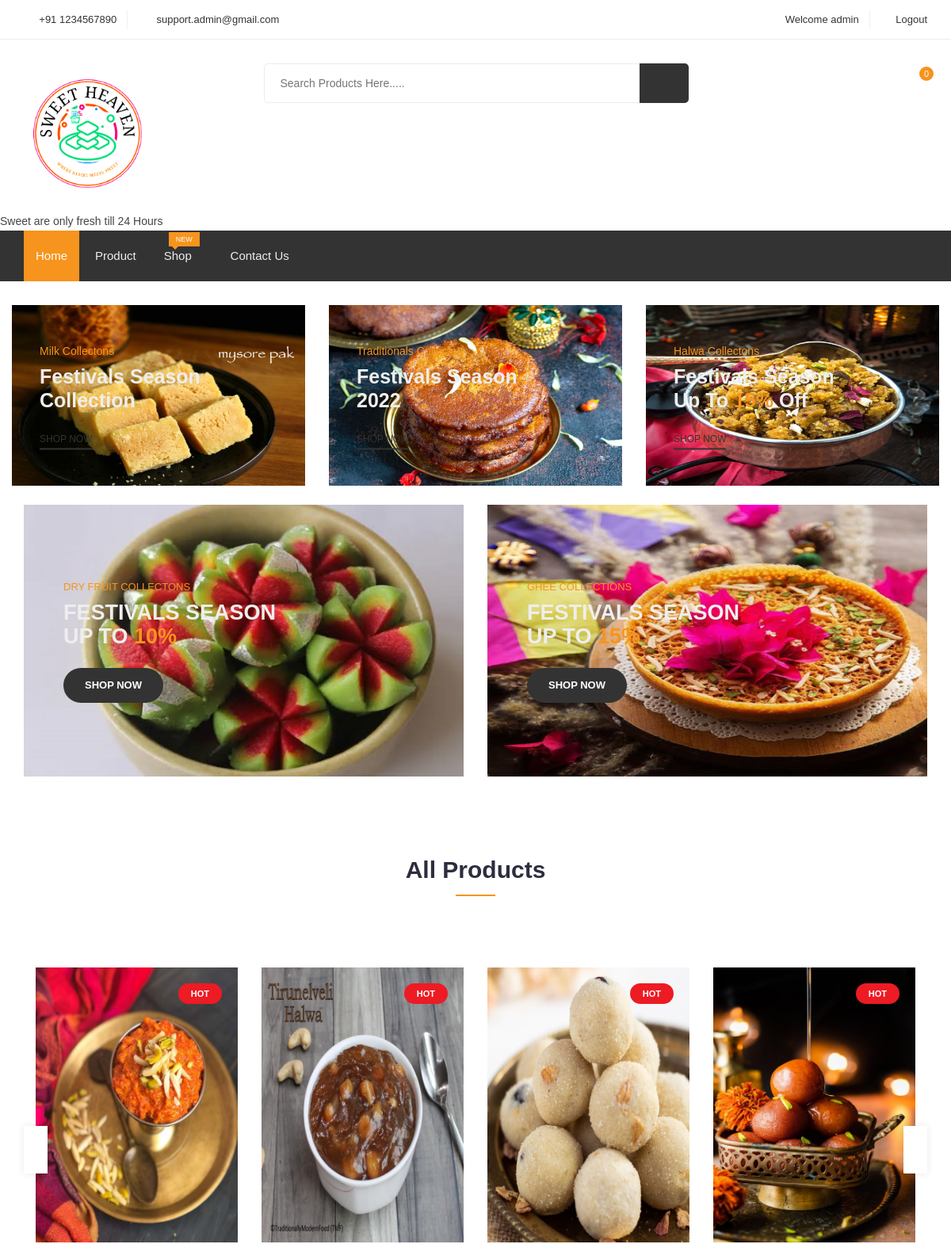
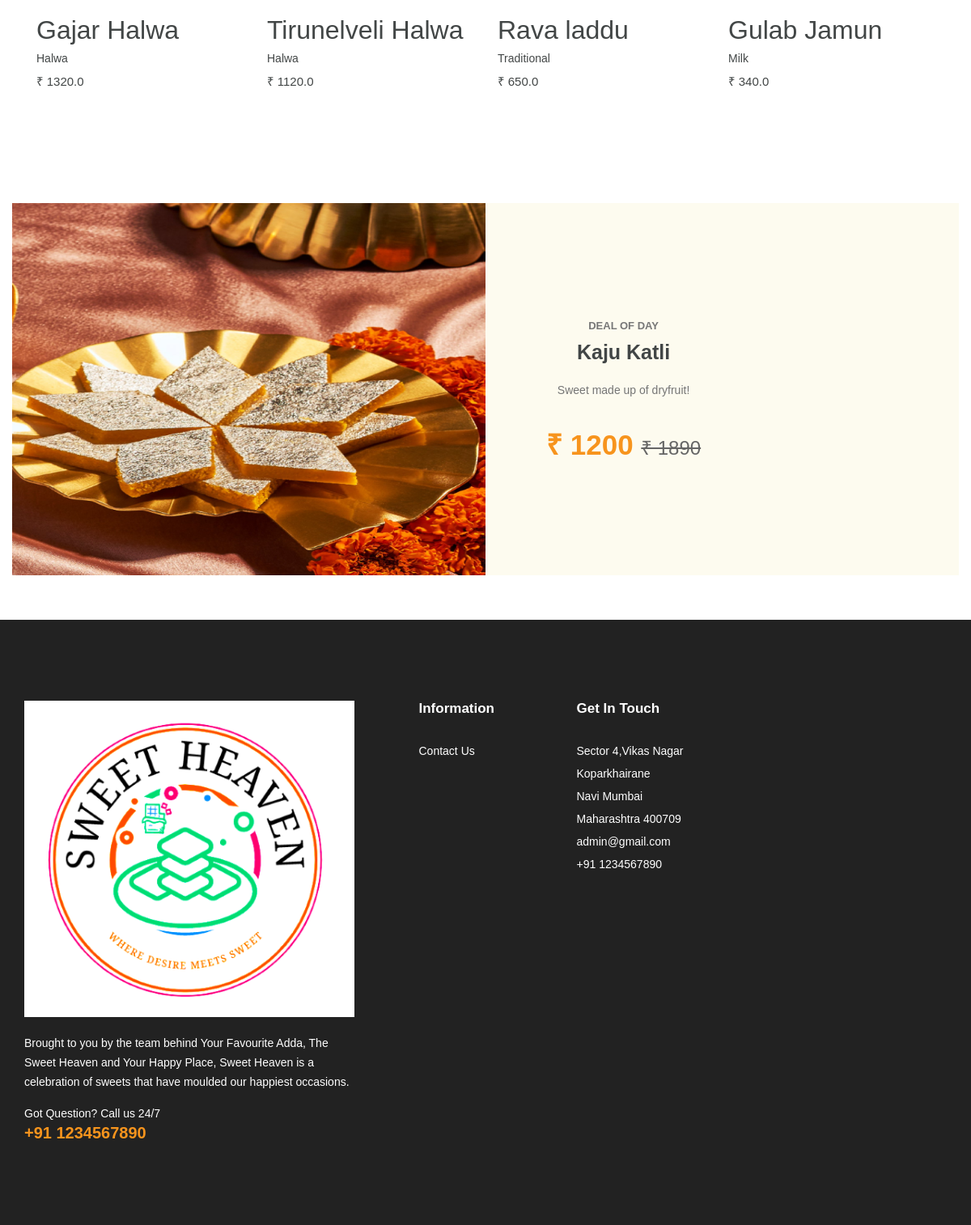
The app's page / (signed in) with its own data (2 pictures, top to bottom).
### core/models.py (models this page shows, shortened)
class Product(models.Model):
    name = models.CharField(max_length=100)
    shop = models.ForeignKey('Shop', on_delete=models.CASCADE,null=True)
    category = models.ForeignKey('Category', on_delete=models.CASCADE)
    desc = models.TextField()
    price = models.FloatField(default=0.0)
    product_available_count = models.IntegerField(default=0)
    image = models.ImageField(upload_to='images/')

class Category(models.Model):
    category_name = models.CharField(max_length=200)

### core/views.py (the view)
# urls.py: path('', views.index, name='index'),
def index(request):
    products = Product.objects.all()
    return render(request, 'core/index.html',{'products':products})

### templates/core/index.html (shortened to what this page needs)
<!DOCTYPE html>
{% load static %}
<html lang="zxx">
<head>
	<link rel="stylesheet" href="{% static 'css/bootstrap.css' %}">
    <link rel="stylesheet" href="{% static 'css/magnific-popup.min.css' %}">
    <link rel="stylesheet" href="{% static 'css/font-awesome.css' %}">
	<link rel="stylesheet" href="{% static 'css/jquery.fancybox.min.css' %}">
    <link rel="stylesheet" href="{% static 'css/themify-icons.css' %}">
    <link rel="stylesheet" href="{% static 'css/niceselect.css' %}">
    <link rel="stylesheet" href="{% static 'css/animate.css' %}">
    <link rel="stylesheet" href="{% static 'css/flex-slider.min.css' %}">
    <link rel="stylesheet" href="{% static 'css/owl-carousel.css' %}">
    <link rel="stylesheet" href="{% static 'css/slicknav.min.css' %}">
	<link rel="stylesheet" href="{% static 'css/reset.css' %}">
	<link rel="stylesheet" href="{% static 'style.css' %}">
    <link rel="stylesheet" href="{% static 'css/responsive.css' %}">
</head>
<body class="js">
<header class="header shop">
			<div class="topbar">
				<div class="container">
					<div class="row">
						<div class="col-lg-4 col-md-12 col-12">
							<div class="top-left">
								<ul class="list-main">
									<li><i class="ti-headphone-alt"></i> +91 1234567890</li>
									<li><i class="ti-email"></i> support.admin@gmail.com</li>
								</ul>
							</div>
						</div>
						<div class="col-lg-8 col-md-12 col-12">
						<div class="right-content">
							<ul class="list-main">
								{% if user.is_authenticated %}
								<li> <a href="#">Welcome {{user.username}}</a></li>
								<li><i class="ti-power-off"></i><a href="{% url 'user_logout' %}">Logout</a></li>
								{% else %}
								<li><i class="ti-power-off"></i><a href="{% url 'user_login' %}">Login</a></li>
								<li><i class="ti-power-off"></i><a href="{% url 'user_register' %}">Register</a></li>
	                            {% endif %}
							</ul>
						</div>
						</div>
					</div>
				</div>
			</div>
			<div class="middle-inner">
				<div class="container">
					<div class="row">
						<div class="col-lg-2 col-md-2 col-12">
							<div class="logo">
								<a href="index.html"><img src="{% static '/images/logo3.png' %}" alt="logo"></a>
							</div>
						</div>
						<div class="col-lg-8 col-md-7 col-12">
							<div class="search-bar-top">
								<div class="search-bar">
									<form action="/search/" method="get">
										<input placeholder="Search Products Here....." type="text" name="query" id="query">
										<button class="btnn"><i class="ti-search"></i></button>
									</form>
								</div>
							</div>
						</div>
						<div class="col-lg-2 col-md-3 col-12">
							<div class="right-bar">
								<div class="sinlge-bar shopping">
									<a href="#" class="single-icon"><i class="ti-bag"></i> <span class="total-count">{{request.session.cart|length}}</span></a>
									{% load cart_tag %}
								</div>
							</div>
						</div>
					</div>
				</div>
			</div>
	<marquee>Sweet are only fresh till 24 Hours</marquee>
			<div class="header-inner">
				<div class="container">
					<div class="cat-nav-head">
						<div class="row">
							<div class="col-12">
								<div class="menu-area">
									<nav class="navbar navbar-expand-lg">
										<div class="navbar-collapse">
											<div class="nav-inner">
												<ul class="nav main-menu menu navbar-nav">
													<li class="active"><a href="{% url 'index' %}">Home</a></li>
													<li class="#"><a href="{% url 'product' %}">Product</a></li>
													<li><a href="#">Shop<i class="ti-angle-down"></i><span class="new">New</span></a>
													</li>
													<li><a href="{% url 'contact' %}">Contact Us</a></li>
												</ul>
											</div>
										</div>
									</nav>
								</div>
							</div>
						</div>
					</div>
				</div>
			</div>
</header>
	<section class="small-banner section">
		<div class="container-fluid">
			<div class="row">
				<div class="col-lg-4 col-md-6 col-12">
					<div class="single-banner">
						<img src="{% static '/images/mysore-pak-1.png' %}">
						<div class="content">
							<p>Milk Collectons</p>
							<h3> Festivals season <br> collection</h3>
							<a href="{% url 'product' %}">Shop Now</a>
						</div>
					</div>
				</div>
				<div class="col-lg-4 col-md-6 col-12">
					<div class="single-banner">
						<img src="{% static '/images/thinai-adhirasam.png' %}" alt="#">
						<div class="content">
							<p>Traditionals Collecton</p>
							<h3>Festivals season <br> 2022</h3>
							<a href="{% url 'product' %}">Shop Now</a>
						</div>
					</div>
				</div>
				<div class="col-lg-4 col-12">
					<div class="single-banner tab-height">
						<img src="{% static '/images/moong-dal-halwa.png' %}" alt="#">
						<div class="content">
							<p>Halwa Collectons</p>
							<h3>Festivals season <br> Up to <span>15%</span> Off</h3>
							<a href="{% url 'product' %}">Shop Now</a>
						</div>
					</div>
				</div>
			</div>
		</div>
	</section>
<br>
	<section class="midium-banner">
		<div class="container">
			<div class="row">
				<div class="col-lg-6 col-md-6 col-12">
					<div class="single-banner">
						<img src="{% static '/images/images.png' %}" alt="#">
						<div class="content">
							<p>Dry fruit Collectons</p>
							<h3>Festivals season <br>Up to<span> 10%</span></h3>
							<a href="{% url 'product' %}">Shop Now</a>
						</div>
					</div>
				</div>
				<div class="col-lg-6 col-md-6 col-12">
					<div class="single-banner">
						<img src="{% static '/images/images (4)_2.png' %}" alt="#">
						<div class="content">
							<p>Ghee Collections</p>
							<h3>Festivals season <br> up to <span>15%</span></h3>
							<a href="{% url 'product' %}" class="btn">Shop Now</a>
						</div>
					</div>
				</div>
			</div>
		</div>
	</section>
	<div class="product-area most-popular section">
        <div class="container">
            <div class="row">
				<div class="col-12">
					<div class="section-title">
						<h2>All Products</h2>
					</div>
				</div>
            </div>
            <div class="row">
                <div class="col-12">
                    <div class="owl-carousel popular-slider">
						{% for product in products %}
						<div class="single-product">
							<div class="product-img">
								<a href="product-details.html">
									<img class="default-img" src="{{product.image.url}}" alt="#">
									<span class="out-of-stock">Hot</span>
								</a>
								<div class="button-head">
									<div class="product-action">
									</div>
								</div>
							</div>
							<div class="product-content">
								        <h2><a href="product-details.html">{{product.name}}</a></h2>
										<h3><a href="product-details.html">{{product.category.category_name}}</a></h3>
										<div class="product-price">
											<span>₹ {{product.price}}</span>
										</div>
							</div>
						</div>
						{% endfor %}
					</div>
                </div>
            </div>
        </div>
    </div>
	<section class="cown-down">
		<div class="section-inner ">
			<div class="container-fluid">
				<div class="row">
					<div class="col-lg-6 col-12 padding-right">
						<div class="image">
							<img src="{% static '/images/dryfruitsweet1.png' %}" alt="#">
						</div>
					</div>
					<div class="col-lg-6 col-12 padding-left">
						<div class="content">
							<div class="heading-block">
								<p class="small-title">Deal of day</p>
								<h3 class="title">Kaju Katli</h3>
								<p class="text">Sweet made up of dryfruit!</p>
								<h1 class="price">₹ 1200 <s>₹ 1890</s></h1>
							</div>
						</div>
					</div>
				</div>
			</div>
		</div>
	</section>
	<footer class="footer">
		<div class="footer-top section">
			<div class="container">
				<div class="row">
					<div class="col-lg-5 col-md-6 col-12">
						<div class="single-footer about">
							<div class="logo">
								<a href="index.html"><img src="{% static '/images/logo3.png' %}" alt="#"></a>
							</div>
							<p class="text">Brought to you by the team behind Your Favourite Adda, The Sweet Heaven and Your Happy Place, Sweet Heaven is a celebration of sweets that have moulded our happiest occasions.</p>
							<p class="call">Got Question? Call us 24/7<span><a href="tel:1234567890">+91 1234567890</a></span></p>
						</div>
					</div>
					<div class="col-lg-2 col-md-6 col-12">
						<div class="single-footer links">
							<h4>Information</h4>
							<ul>
								<li><a href="{% url 'contact' %}">Contact Us</a></li>
							</ul>
						</div>
					</div>
					<div class="col-lg-2 col-md-6 col-12">
						<div class="single-footer social">
							<h4>Get In Touch</h4>
							<div class="contact">
								<ul>
									<li>Sector 4,Vikas Nagar</li>
									<li>Koparkhairane</li>
									<li>Navi Mumbai</li>
									<li>Maharashtra 400709</li>
									<li>admin@gmail.com</li>
									<li>+91 1234567890</li>
								</ul>
							</div>
						</div>
					</div>
				</div>
			</div>
		</div>
	</footer>
</body>
</html>

### records on screen
Product: image (picture), name "Gajar Halwa", category.category_name "Halwa", price "1320.0"
Product: image (picture), name "Tirunelveli Halwa", category.category_name "Halwa", price "1120.0"
Product: image (picture), name "Rava laddu", category.category_name "Traditional", price "650.0"
Product: image (picture), name "Gulab Jamun", category.category_name "Milk", price "340.0"

### other values on screen
{{ user.username }} "admin"
{{ request.session.cart|length }} "0"
